Frame 1 (no input): blank canvas, image omitted
Frame 60 (no input): blank canvas, image omitted
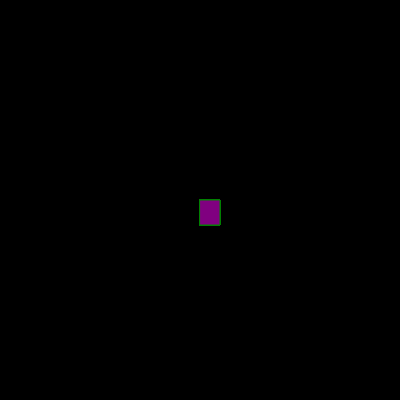
Frame 120 (the mouse pressed at the canvas centre since frame 60)

The p5.js sketch whose frames 1 and 60 were blank and that drew this single picture after the mouse press (run headless with seeded random() and noise() and a simulated clock; from frame 60 on, the mouse is pressed at the canvas centre):

// p5.js sketch
// ── sketch.js
function setup() {
    createCanvas(400, 400);
    background ("black")
  }
  
  function draw() {
  
    stroke ("Green");
    fill ("purple");
    
    // console.log(mouseIsPressed);
    
    if (mouseIsPressed) {
      rect(mouseX, mouseY, 20, 25)}
  
  
  }
